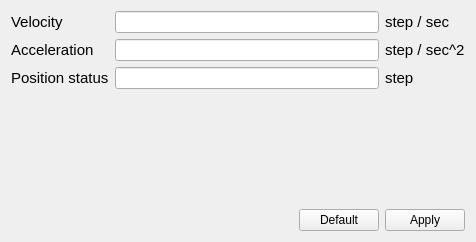
            <widget class="QWidget" name="tabMotorSetup">
             <attribute name="title">
              <string>Setup</string>
             </attribute>
             <layout class="QGridLayout" name="gridLayout_12">
              <item row="0" column="0">
               <layout class="QVBoxLayout" name="verticalLayout">
                <item>
                 <layout class="QGridLayout" name="gridLayout_7">
                  <item row="0" column="0">
                   <widget class="QLabel" name="lblvelocity">
                    <property name="font">
                     <font>
                      <pointsize>11</pointsize>
                     </font>
                    </property>
                    <property name="text">
                     <string>Velocity</string>
                    </property>
                   </widget>
                  </item>
                  <item row="0" column="1">
                   <widget class="QLineEdit" name="lineEditvelocity"/>
                  </item>
                  <item row="0" column="2">
                   <widget class="QLabel" name="label_3">
                    <property name="font">
                     <font>
                      <pointsize>11</pointsize>
                     </font>
                    </property>
                    <property name="text">
                     <string>step / sec</string>
                    </property>
                   </widget>
                  </item>
                  <item row="1" column="0">
                   <widget class="QLabel" name="lblacceleration">
                    <property name="font">
                     <font>
                      <pointsize>11</pointsize>
                     </font>
                    </property>
                    <property name="text">
                     <string>Acceleration</string>
                    </property>
                   </widget>
                  </item>
                  <item row="1" column="1">
                   <widget class="QLineEdit" name="lineEditacceleration"/>
                  </item>
                  <item row="1" column="2">
                   <widget class="QLabel" name="label_4">
                    <property name="font">
                     <font>
                      <pointsize>11</pointsize>
                     </font>
                    </property>
                    <property name="text">
                     <string>step / sec^2</string>
                    </property>
                   </widget>
                  </item>
                  <item row="2" column="0">
                   <widget class="QLabel" name="lblPositionStatus">
                    <property name="font">
                     <font>
                      <pointsize>11</pointsize>
                     </font>
                    </property>
                    <property name="text">
                     <string>Position status</string>
                    </property>
                   </widget>
                  </item>
                  <item row="2" column="1">
                   <widget class="QLineEdit" name="lineEditpositionstatus"/>
                  </item>
                  <item row="2" column="2">
                   <widget class="QLabel" name="label_5">
                    <property name="font">
                     <font>
                      <pointsize>11</pointsize>
                     </font>
                    </property>
                    <property name="text">
                     <string>step</string>
                    </property>
                   </widget>
                  </item>
                 </layout>
                </item>
                <item>
                 <spacer name="verticalSpacer">
                  <property name="orientation">
                   <enum>Qt::Vertical</enum>
                  </property>
                  <property name="sizeHint" stdset="0">
                   <size>
                    <width>20</width>
                    <height>114</height>
                   </size>
                  </property>
                 </spacer>
                </item>
                <item>
                 <layout class="QGridLayout" name="gridLayout_6">
                  <item row="0" column="0">
                   <spacer name="horizontalSpacer_5">
                    <property name="orientation">
                     <enum>Qt::Horizontal</enum>
                    </property>
                    <property name="sizeHint" stdset="0">
                     <size>
                      <width>288</width>
                      <height>20</height>
                     </size>
                    </property>
                   </spacer>
                  </item>
                  <item row="0" column="1">
                   <widget class="QPushButton" name="btnApplyMotorDefault">
                    <property name="text">
                     <string>Default</string>
                    </property>
                   </widget>
                  </item>
                  <item row="0" column="2">
                   <widget class="QPushButton" name="btnApplyMotorApply">
                    <property name="text">
                     <string>Apply</string>
                    </property>
                   </widget>
                  </item>
                 </layout>
                </item>
               </layout>
              </item>
             </layout>
            </widget>
